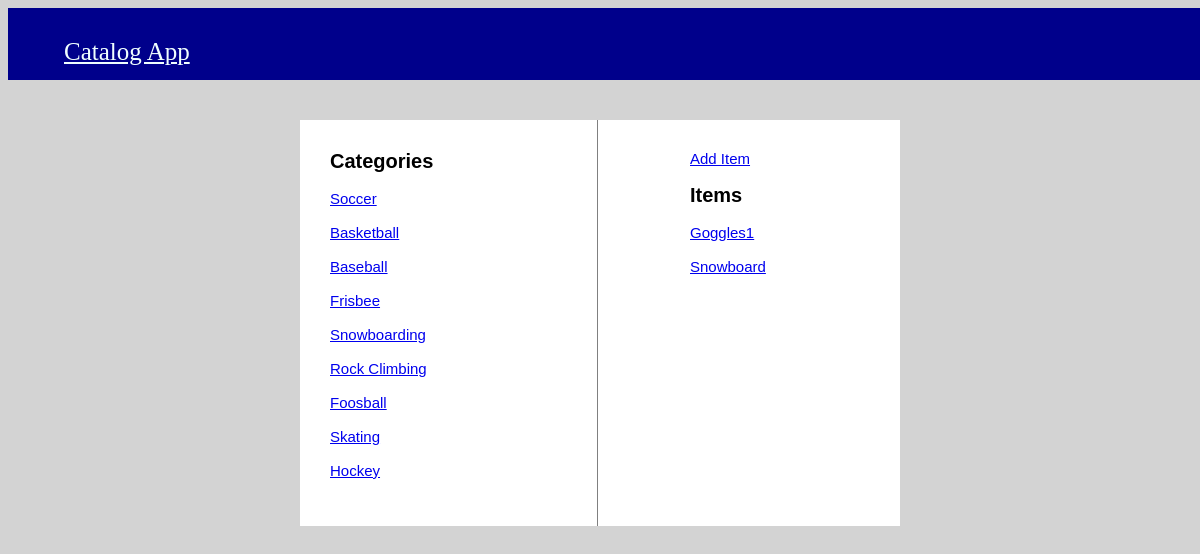
The app's page /catalog/Snowboarding/items/ with its own data.
### catalog_database_setup.py (models this page shows, shortened)
class Item(Base):
    __tablename__ = 'items'
    name = Column(String(80), nullable=False, unique=True)
    id = Column(Integer, primary_key=True)
    description = Column(String(500), nullable=True)
    category_id = Column(Integer, ForeignKey('categories.id'))
    category = relationship(Category, back_populates="items")

class Category(Base):
    __tablename__ = 'categories'
    id = Column(Integer, primary_key=True)
    name = Column(String(250), nullable=False, unique=True)
    items = relationship("Item", back_populates="category")
    def __repr__(self):
        return f"Category(name={self.name}, id={self.id})"

### app.py (the view)
@app.route("/catalog/<category_name>/items/", methods=['GET'])
def catalog_desc(category_name):
    db_session = DBSession()
    categories = db_session.query(Category)
    category = db_session.query(Category).filter_by(name=category_name).one()
    print(category)
    items = db_session.query(Item).filter_by(category_id=category.id).all()
    return render_template('category.html', items=items, category_name=category.name, categories=categories)

### templates/category.html (shortened to what this page needs)
<html>
    <head>
        <link rel="stylesheet" type='text/css' href="{{url_for('static', filename='style.css')}}">
    </head>
    <body>
        <nav id="navbar">
            <ul>
                <li><a href="/">Catalog App</a>
                </li>
            </ul>
        </nav>
        <div class="box-white">
            <div class="row">
                <div class="column-right-right">
                    <a href="{{url_for('new_item', category_name=category_name)}}">Add Item</a></br></br>
                    <Strong>Items</Strong>
                    {% for x in items %}
                    <a href="/catalog/{{category_name}}/{{x.name}}/">{{x.name}}</a></br></br>
                    {% endfor %}
                </div>
                <div class="column-left">
                    <Strong>Categories</Strong>
                    {% for i in categories %}
                    <a href="/catalog/{{i.name}}/items">{{i.name}}</a></br></br>
                    {% endfor %}
                </div>
            </div>
        </div>
    </body>
</html>

### static/style.css (style rules this page uses)
body { background-color:lightgray; }
#navbar { background-color: 00008B; width: 100%; float: left; padding: 14px 16px; text-decoration: none; }
#navbar li { list-style: none; float: left; }
#navbar a { color: azure; text-align: center; font-size: 25px; }
.box-white { position:absolute; top:15%; left:25%; width:50%; resize:both; background:white }
.column-right-right { float:right; padding: 30px; font-family:'Helvetica'; font-size:15px; color: red; width: 30%; }
.column-left { padding: 30px; font-family:'Helvetica'; font-size:15px; color: red; width: 30%; }
strong { font-weight: bold; font-family:'Helvetica'; font-size:20px; color:black; }

### records on screen
Item: name "Goggles1"
Item: name "Snowboard"
Category: name "Soccer"
Category: name "Basketball"
Category: name "Baseball"
Category: name "Frisbee"
Category: name "Snowboarding"
Category: name "Rock Climbing"
Category: name "Foosball"
Category: name "Skating"
Category: name "Hockey"
